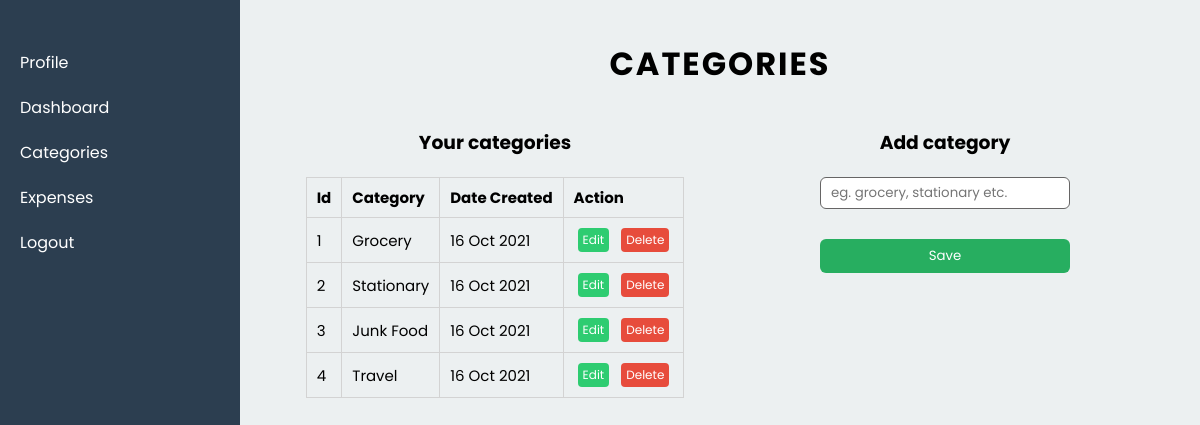
Screenshot of /categories.php (signed in) with the database file from the repository.
### tables this page shows
CREATE TABLE `category` (
  `id` int(100) NOT NULL,
  `cat_name` varchar(50) DEFAULT NULL,
  `user_id` int(100) DEFAULT NULL,
  `created_at` date DEFAULT NULL
);

### categories.php (the view, shortened to what this page needs)
<?php include "./includes/header.php" ?>
<body>
    <div class="container">
    <?php include "./includes/left.php" ?>
        <div class="right">
            <div class="page">
                <h1>Categories</h1>
                <div class="content categories">
                    <div class='cat-container'>
                        <h3>Your categories</h3>
                        <div class="table-container">
                            <table>
                                <thead>
                                    <tr>
                                        <th>id</th>
                                        <th>category</th>
                                        <th>date created</th>
                                        <th>action</th>
                                    </tr>
                                </thead>
                                <tbody>
                                    <?php
                                    $categories = mysqli_query($conn, "select * from category where user_id='" . $_SESSION['user'] . "'");
                                    $i = 0;
                                    while ($row = mysqli_fetch_assoc($categories)) {
                                        $i++;
                                        $date = DateTime::createFromFormat('Y-m-d', $row['created_at']);
                                        $date = $date->format('d M Y');
                                    ?>
                                        <tr>
                                            <td><?= $i ?></td>
                                            <td><?= $row['cat_name'] ?></td>
                                            <td><?= $date ?></td>
                                            <td>
                                                <a href="editcategory.php?id=<?php echo $row['id'] ?>" class="btn btn-sm">edit</a>
                                                <a onclick="confirmdelete(event)" href="db/deletecategory.php?id=<?php echo $row['id'] ?>" class="btn btn-sm danger">delete</a>
                                            </td>
                                        </tr>
                                    <?php } ?>
                                </tbody>
                            </table>
                        </div>
                    </div>
                    <div class="cat-container">
                        <form action="db/addcategory.php" class="add-category" method="post">
                            <div>
                                <h3>Add category</h3>
                                <input type="text" name="category" class='input' placeholder='eg. grocery, stationary etc.' autofocus required>
                                <input type="submit" value='Save' class="input submit" name="submit">
                            </div>
                        </form>
                    </div>
                </div>
            </div>
        </div>
    </div>
    <?php include "includes/footer.php" ?>

### assets/css/main.css (style rules this page uses)
* { padding: 0; margin: 0; -webkit-box-sizing: border-box; box-sizing: border-box; font-family: "Poppins", sans-serif; }
a { text-decoration: none; }
.container { position: relative; max-width: 100vw; width: 100%; height: 100vh; overflow: hidden; display: -webkit-box; display: -ms-flexbox; display: flex; }
.container .left, .container .right { position: relative; }
.container .right { background-color: #ecf0f1; width: 80%; height: 100vh; overflow-y: scroll; overflow-x: hidden; }
.container .right h1 { text-transform: uppercase; letter-spacing: 2px; margin: 20px 0; text-align: center; }
.container .right .input { display: block; width: 100%; border-radius: 6px; padding: 5px 10px; margin: 10px 0px; outline: none; border: none; border: 1px solid #666565; }
.container .right .input[type="submit"] { background-color: #27ae60; color: white; border: none; padding: 7px; margin: 30px 0px; cursor: pointer; }
.container .right .btn { display: inline-block; width: -webkit-max-content; width: -moz-max-content; width: max-content; padding: 5px 10px; background-color: #2ecc71; color: white; border-radius: 4px; margin: 2px 4px; text-transform: capitalize; }
.container .right .btn.danger { background-color: #e74c3c; color: white; }
.container .right .btn.btn-sm { font-size: 12px; padding: 3px 5px; }
.container .right table { border-collapse: collapse; }
.container .right table td, .container .right table th { border: 1px solid lightgray; padding: 8px 10px; font-size: 15px; text-align: left; text-transform: capitalize; }
.container .right .page { padding: 20px 30px; }
.container .right .page .content.categories { display: -webkit-box; display: -ms-flexbox; display: flex; }
.container .right .page .content.categories .cat-container { -webkit-box-flex: 1; -ms-flex: 1; flex: 1; text-align: center; display: -webkit-box; display: -ms-flexbox; display: flex; -webkit-box-orient: vertical; -webkit-box-direction: normal; -ms-flex-direction: column; flex-direction: column; -webkit-box-align: center; -ms-flex-align: center; align-items: center; }
.container .right .page .content.categories .cat-container h3 { margin: 20px 0px; }
.container .right .page .content.categories .cat-container .table-container table { max-width: 500px; width: 100%; overflow-x: scroll; }
.container .right .page .content.categories .cat-container form.add-category input { width: 250px; }

### rows the page displays
category: cat_name "Grocery", created_at "16 Oct 2021"
category: cat_name "Stationary", created_at "16 Oct 2021"
category: cat_name "Junk Food", created_at "16 Oct 2021"
category: cat_name "Travel", created_at "16 Oct 2021"
